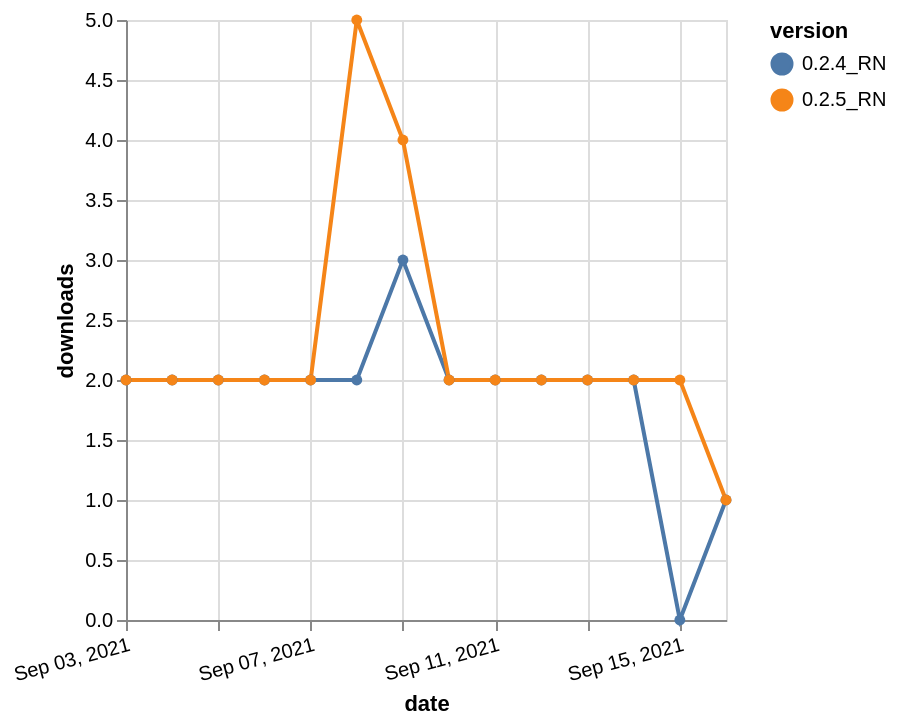

The specification (Vega-Lite) saved for this image:
### Vega-Lite specification from a JSON file in a GitHub repository (floating-point values rounded to 4 significant figures)
{"$schema": "https://vega.github.io/schema/vega-lite/v5.json", "description": "A simple bar chart with embedded data.", "data": {"values": [{"date": "2021-09-03", "total": 566, "delta": 2, "version": "0.2.4_RN"}, {"date": "2021-09-04", "total": 568, "delta": 2, "version": "0.2.4_RN"}, {"date": "2021-09-05", "total": 570, "delta": 2, "version": "0.2.4_RN"}, {"date": "2021-09-06", "total": 572, "delta": 2, "version": "0.2.4_RN"}, {"date": "2021-09-07", "total": 574, "delta": 2, "version": "0.2.4_RN"}, {"date": "2021-09-08", "total": 576, "delta": 2, "version": "0.2.4_RN"}, {"date": "2021-09-09", "total": 579, "delta": 3, "version": "0.2.4_RN"}, {"date": "2021-09-10", "total": 581, "delta": 2, "version": "0.2.4_RN"}, {"date": "2021-09-11", "total": 583, "delta": 2, "version": "0.2.4_RN"}, {"date": "2021-09-12", "total": 585, "delta": 2, "version": "0.2.4_RN"}, {"date": "2021-09-13", "total": 587, "delta": 2, "version": "0.2.4_RN"}, {"date": "2021-09-14", "total": 589, "delta": 2, "version": "0.2.4_RN"}, {"date": "2021-09-15", "total": 589, "delta": 0, "version": "0.2.4_RN"}, {"date": "2021-09-16", "total": 590, "delta": 1, "version": "0.2.4_RN"}, {"date": "2021-09-03", "total": 430, "delta": 2, "version": "0.2.5_RN"}, {"date": "2021-09-04", "total": 432, "delta": 2, "version": "0.2.5_RN"}, {"date": "2021-09-05", "total": 434, "delta": 2, "version": "0.2.5_RN"}, {"date": "2021-09-06", "total": 436, "delta": 2, "version": "0.2.5_RN"}, {"date": "2021-09-07", "total": 438, "delta": 2, "version": "0.2.5_RN"}, {"date": "2021-09-08", "total": 443, "delta": 5, "version": "0.2.5_RN"}, {"date": "2021-09-09", "total": 447, "delta": 4, "version": "0.2.5_RN"}, {"date": "2021-09-10", "total": 449, "delta": 2, "version": "0.2.5_RN"}, {"date": "2021-09-11", "total": 451, "delta": 2, "version": "0.2.5_RN"}, {"date": "2021-09-12", "total": 453, "delta": 2, "version": "0.2.5_RN"}, {"date": "2021-09-13", "total": 455, "delta": 2, "version": "0.2.5_RN"}, {"date": "2021-09-14", "total": 457, "delta": 2, "version": "0.2.5_RN"}, {"date": "2021-09-15", "total": 459, "delta": 2, "version": "0.2.5_RN"}, {"date": "2021-09-16", "total": 460, "delta": 1, "version": "0.2.5_RN"}]}, "width": "container", "mark": {"type": "line", "point": {"filled": true}}, "encoding": {"x": {"field": "date", "type": "temporal", "timeUnit": "yearmonthdate", "title": "date", "axis": {"labelAngle": -15}}, "y": {"field": "delta", "type": "quantitative", "title": "downloads"}, "color": {"field": "version", "type": "nominal"}, "tooltip": {"field": "delta"}}}
